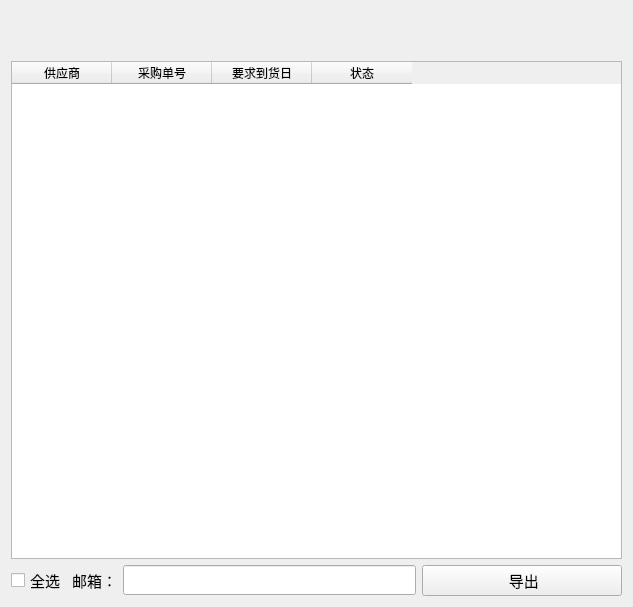
<?xml version="1.0" encoding="UTF-8"?>
<ui version="4.0">
 <class>ExtendStorage</class>
 <widget class="QWidget" name="ExtendStorage">
  <property name="geometry">
   <rect>
    <x>0</x>
    <y>0</y>
    <width>633</width>
    <height>607</height>
   </rect>
  </property>
  <property name="windowTitle">
   <string>Form</string>
  </property>
  <layout class="QVBoxLayout" name="verticalLayout_2">
   <item>
    <spacer name="horizontalSpacer">
     <property name="orientation">
      <enum>Qt::Horizontal</enum>
     </property>
     <property name="sizeHint" stdset="0">
      <size>
       <width>40</width>
       <height>25</height>
      </size>
     </property>
    </spacer>
   </item>
   <item>
    <spacer name="horizontalSpacer_2">
     <property name="orientation">
      <enum>Qt::Horizontal</enum>
     </property>
     <property name="sizeHint" stdset="0">
      <size>
       <width>40</width>
       <height>25</height>
      </size>
     </property>
    </spacer>
   </item>
   <item>
    <layout class="QVBoxLayout" name="verticalLayout">
     <item>
      <widget class="QTableWidget" name="tableWidgetData">
       <column>
        <property name="text">
         <string>供应商</string>
        </property>
       </column>
       <column>
        <property name="text">
         <string>采购单号</string>
        </property>
       </column>
       <column>
        <property name="text">
         <string>要求到货日</string>
        </property>
       </column>
       <column>
        <property name="text">
         <string>状态</string>
        </property>
       </column>
      </widget>
     </item>
     <item>
      <layout class="QHBoxLayout" name="horizontalLayout_2">
       <item>
        <widget class="QCheckBox" name="checkBoxAllSelect">
         <property name="font">
          <font>
           <family>宋体</family>
           <pointsize>11</pointsize>
          </font>
         </property>
         <property name="text">
          <string>全选</string>
         </property>
         <property name="icon">
          <iconset resource="../../../res.qrc">
           <normaloff>:/image/image/确认.png</normaloff>:/image/image/确认.png</iconset>
         </property>
        </widget>
       </item>
       <item>
        <widget class="QLabel" name="labelEmail">
         <property name="font">
          <font>
           <family>宋体</family>
           <pointsize>11</pointsize>
           <weight>50</weight>
           <bold>false</bold>
          </font>
         </property>
         <property name="text">
          <string>邮箱：</string>
         </property>
        </widget>
       </item>
       <item>
        <widget class="QLineEdit" name="lineEditEmail">
         <property name="minimumSize">
          <size>
           <width>0</width>
           <height>30</height>
          </size>
         </property>
         <property name="maximumSize">
          <size>
           <width>16777215</width>
           <height>30</height>
          </size>
         </property>
         <property name="font">
          <font>
           <family>宋体</family>
           <pointsize>12</pointsize>
           <weight>75</weight>
           <bold>true</bold>
          </font>
         </property>
        </widget>
       </item>
       <item>
        <widget class="QPushButton" name="pushButtonExport">
         <property name="minimumSize">
          <size>
           <width>200</width>
           <height>30</height>
          </size>
         </property>
         <property name="font">
          <font>
           <family>宋体</family>
           <pointsize>11</pointsize>
           <weight>50</weight>
           <bold>false</bold>
          </font>
         </property>
         <property name="text">
          <string> 导出</string>
         </property>
         <property name="icon">
          <iconset resource="../../../res.qrc">
           <normaloff>:/image/image/export.png</normaloff>:/image/image/export.png</iconset>
         </property>
        </widget>
       </item>
      </layout>
     </item>
    </layout>
   </item>
  </layout>
 </widget>
 <resources>
  <include location="../../../res.qrc"/>
 </resources>
 <connections/>
</ui>
